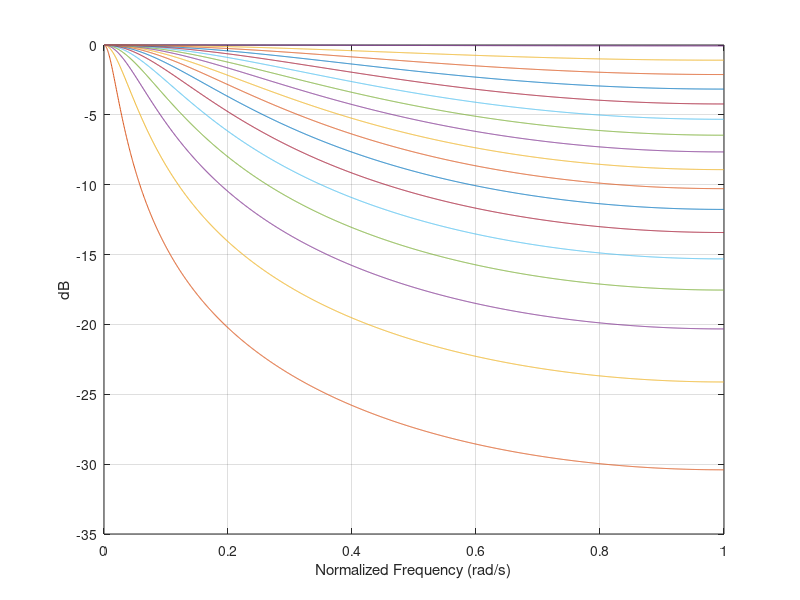

Source code (MATLAB):
for i = 0:15:255
  n = i;
  k = 256;
  a = [(n-k) k];
  b = [0 n];
  [h,w] = freqz(b,a,2001);
  mag = abs(h);
  plot(w/pi,20*log10(mag))
  grid on
  xlabel('Normalized Frequency (rad/s)')
  ylabel('dB')
  hold on
end
